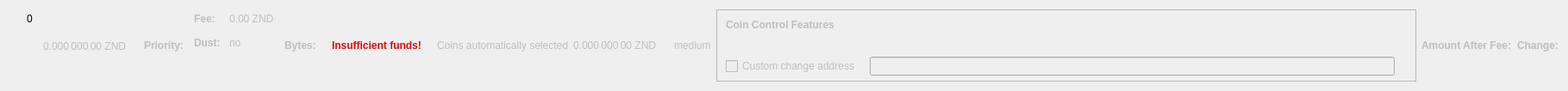
    <widget class="QWidget" name="dummyHideWidget" native="true">
     <property name="maximumSize">
      <size>
       <width>100</width>
       <height>22</height>
      </size>
     </property>
     <layout class="QHBoxLayout" name="dummyHideLayout">
      <item>
       <layout class="QFormLayout" name="formLayoutCoinControl1">
        <property name="horizontalSpacing">
         <number>10</number>
        </property>
        <property name="verticalSpacing">
         <number>14</number>
        </property>
        <property name="leftMargin">
         <number>10</number>
        </property>
        <property name="topMargin">
         <number>4</number>
        </property>
        <property name="rightMargin">
         <number>6</number>
        </property>
        <item row="0" column="1">
         <widget class="QLabel" name="labelCoinControlBytes">
          <property name="cursor">
           <cursorShape>IBeamCursor</cursorShape>
          </property>
          <property name="contextMenuPolicy">
           <enum>Qt::ActionsContextMenu</enum>
          </property>
          <property name="text">
           <string notr="true">0</string>
          </property>
          <property name="textInteractionFlags">
           <set>Qt::LinksAccessibleByMouse|Qt::TextSelectableByKeyboard|Qt::TextSelectableByMouse</set>
          </property>
         </widget>
        </item>
       </layout>
      </item>
      <item>
       <widget class="QLabel" name="labelCoinControlAfterFee">
        <property name="enabled">
         <bool>false</bool>
        </property>
        <property name="sizePolicy">
         <sizepolicy hsizetype="Fixed" vsizetype="Fixed">
          <horstretch>0</horstretch>
          <verstretch>0</verstretch>
         </sizepolicy>
        </property>
        <property name="minimumSize">
         <size>
          <width>111</width>
          <height>12</height>
         </size>
        </property>
        <property name="maximumSize">
         <size>
          <width>111</width>
          <height>12</height>
         </size>
        </property>
        <property name="cursor">
         <cursorShape>IBeamCursor</cursorShape>
        </property>
        <property name="contextMenuPolicy">
         <enum>Qt::ActionsContextMenu</enum>
        </property>
        <property name="text">
         <string notr="true">0.000 000 00 ZND</string>
        </property>
        <property name="textInteractionFlags">
         <set>Qt::LinksAccessibleByMouse|Qt::TextSelectableByKeyboard|Qt::TextSelectableByMouse</set>
        </property>
       </widget>
      </item>
      <item>
       <widget class="QLabel" name="labelCoinControlPriorityText">
        <property name="enabled">
         <bool>false</bool>
        </property>
        <property name="font">
         <font>
          <weight>75</weight>
          <bold>true</bold>
         </font>
        </property>
        <property name="text">
         <string>Priority:</string>
        </property>
       </widget>
      </item>
      <item>
       <layout class="QHBoxLayout" name="horizontalLayout"/>
      </item>
      <item>
       <layout class="QFormLayout" name="formLayoutCoinControl3">
        <property name="horizontalSpacing">
         <number>10</number>
        </property>
        <property name="verticalSpacing">
         <number>14</number>
        </property>
        <property name="leftMargin">
         <number>6</number>
        </property>
        <property name="topMargin">
         <number>4</number>
        </property>
        <property name="rightMargin">
         <number>6</number>
        </property>
        <item row="0" column="0">
         <widget class="QLabel" name="labelCoinControlFeeText">
          <property name="enabled">
           <bool>false</bool>
          </property>
          <property name="font">
           <font>
            <weight>75</weight>
            <bold>true</bold>
           </font>
          </property>
          <property name="text">
           <string>Fee:</string>
          </property>
          <property name="margin">
           <number>0</number>
          </property>
         </widget>
        </item>
        <item row="0" column="1">
         <widget class="QLabel" name="labelCoinControlFee">
          <property name="enabled">
           <bool>false</bool>
          </property>
          <property name="cursor">
           <cursorShape>IBeamCursor</cursorShape>
          </property>
          <property name="contextMenuPolicy">
           <enum>Qt::ActionsContextMenu</enum>
          </property>
          <property name="text">
           <string notr="true">0.00 ZND</string>
          </property>
          <property name="textInteractionFlags">
           <set>Qt::LinksAccessibleByMouse|Qt::TextSelectableByKeyboard|Qt::TextSelectableByMouse</set>
          </property>
         </widget>
        </item>
        <item row="1" column="0">
         <widget class="QLabel" name="labelCoinControlLowOutputText">
          <property name="enabled">
           <bool>false</bool>
          </property>
          <property name="font">
           <font>
            <weight>75</weight>
            <bold>true</bold>
           </font>
          </property>
          <property name="text">
           <string>Dust:</string>
          </property>
         </widget>
        </item>
        <item row="1" column="1">
         <widget class="QLabel" name="labelCoinControlLowOutput">
          <property name="enabled">
           <bool>false</bool>
          </property>
          <property name="cursor">
           <cursorShape>IBeamCursor</cursorShape>
          </property>
          <property name="contextMenuPolicy">
           <enum>Qt::ActionsContextMenu</enum>
          </property>
          <property name="text">
           <string>no</string>
          </property>
          <property name="textInteractionFlags">
           <set>Qt::LinksAccessibleByMouse|Qt::TextSelectableByKeyboard|Qt::TextSelectableByMouse</set>
          </property>
         </widget>
        </item>
       </layout>
      </item>
      <item>
       <widget class="QLabel" name="labelCoinControlBytesText">
        <property name="enabled">
         <bool>false</bool>
        </property>
        <property name="font">
         <font>
          <weight>75</weight>
          <bold>true</bold>
         </font>
        </property>
        <property name="text">
         <string>Bytes:</string>
        </property>
       </widget>
      </item>
      <item>
       <layout class="QFormLayout" name="formLayoutCoinControl2">
        <property name="horizontalSpacing">
         <number>10</number>
        </property>
        <property name="verticalSpacing">
         <number>14</number>
        </property>
        <property name="leftMargin">
         <number>6</number>
        </property>
        <property name="topMargin">
         <number>4</number>
        </property>
        <property name="rightMargin">
         <number>6</number>
        </property>
       </layout>
      </item>
      <item>
       <layout class="QHBoxLayout" name="horizontalLayoutCoinControl2">
        <property name="spacing">
         <number>8</number>
        </property>
        <property name="bottomMargin">
         <number>10</number>
        </property>
       </layout>
      </item>
      <item>
       <widget class="QLabel" name="labelCoinControlInsuffFunds">
        <property name="enabled">
         <bool>false</bool>
        </property>
        <property name="minimumSize">
         <size>
          <width>0</width>
          <height>0</height>
         </size>
        </property>
        <property name="font">
         <font>
          <weight>75</weight>
          <bold>true</bold>
         </font>
        </property>
        <property name="styleSheet">
         <string notr="true">color:red;font-weight:bold;</string>
        </property>
        <property name="text">
         <string>Insufficient funds!</string>
        </property>
        <property name="margin">
         <number>5</number>
        </property>
       </widget>
      </item>
      <item>
       <layout class="QFormLayout" name="formLayoutCoinControl4">
        <property name="horizontalSpacing">
         <number>10</number>
        </property>
        <property name="verticalSpacing">
         <number>14</number>
        </property>
        <property name="leftMargin">
         <number>6</number>
        </property>
        <property name="topMargin">
         <number>4</number>
        </property>
        <property name="rightMargin">
         <number>6</number>
        </property>
       </layout>
      </item>
      <item>
       <widget class="QLabel" name="labelCoinControlAutomaticallySelected">
        <property name="enabled">
         <bool>false</bool>
        </property>
        <property name="sizePolicy">
         <sizepolicy hsizetype="Fixed" vsizetype="Fixed">
          <horstretch>0</horstretch>
          <verstretch>0</verstretch>
         </sizepolicy>
        </property>
        <property name="minimumSize">
         <size>
          <width>0</width>
          <height>0</height>
         </size>
        </property>
        <property name="maximumSize">
         <size>
          <width>240</width>
          <height>16777215</height>
         </size>
        </property>
        <property name="text">
         <string>Coins automatically selected</string>
        </property>
        <property name="margin">
         <number>5</number>
        </property>
       </widget>
      </item>
      <item>
       <widget class="QLabel" name="labelCoinControlChange">
        <property name="enabled">
         <bool>false</bool>
        </property>
        <property name="sizePolicy">
         <sizepolicy hsizetype="Fixed" vsizetype="Fixed">
          <horstretch>0</horstretch>
          <verstretch>0</verstretch>
         </sizepolicy>
        </property>
        <property name="minimumSize">
         <size>
          <width>111</width>
          <height>0</height>
         </size>
        </property>
        <property name="maximumSize">
         <size>
          <width>111</width>
          <height>16777215</height>
         </size>
        </property>
        <property name="cursor">
         <cursorShape>IBeamCursor</cursorShape>
        </property>
        <property name="contextMenuPolicy">
         <enum>Qt::ActionsContextMenu</enum>
        </property>
        <property name="text">
         <string notr="true">0.000 000 00 ZND</string>
        </property>
        <property name="textInteractionFlags">
         <set>Qt::LinksAccessibleByMouse|Qt::TextSelectableByKeyboard|Qt::TextSelectableByMouse</set>
        </property>
       </widget>
      </item>
      <item>
       <widget class="QLabel" name="labelCoinControlPriority">
        <property name="enabled">
         <bool>false</bool>
        </property>
        <property name="cursor">
         <cursorShape>IBeamCursor</cursorShape>
        </property>
        <property name="contextMenuPolicy">
         <enum>Qt::ActionsContextMenu</enum>
        </property>
        <property name="text">
         <string>medium</string>
        </property>
        <property name="textInteractionFlags">
         <set>Qt::LinksAccessibleByMouse|Qt::TextSelectableByKeyboard|Qt::TextSelectableByMouse</set>
        </property>
       </widget>
      </item>
      <item>
       <widget class="QFrame" name="frameCoinControl">
        <property name="sizePolicy">
         <sizepolicy hsizetype="Expanding" vsizetype="Expanding">
          <horstretch>0</horstretch>
          <verstretch>0</verstretch>
         </sizepolicy>
        </property>
        <property name="maximumSize">
         <size>
          <width>16777215</width>
          <height>16777215</height>
         </size>
        </property>
        <property name="frameShape">
         <enum>QFrame::StyledPanel</enum>
        </property>
        <property name="frameShadow">
         <enum>QFrame::Sunken</enum>
        </property>
        <layout class="QVBoxLayout" name="verticalLayoutCoinControl2_2">
         <property name="spacing">
          <number>0</number>
         </property>
         <property name="leftMargin">
          <number>0</number>
         </property>
         <property name="topMargin">
          <number>0</number>
         </property>
         <property name="rightMargin">
          <number>0</number>
         </property>
         <property name="bottomMargin">
          <number>6</number>
         </property>
         <item>
          <layout class="QVBoxLayout" name="verticalLayoutCoinControl" stretch="0,0,0,1">
           <property name="spacing">
            <number>0</number>
           </property>
           <property name="leftMargin">
            <number>10</number>
           </property>
           <property name="topMargin">
            <number>10</number>
           </property>
           <item>
            <layout class="QHBoxLayout" name="horizontalLayoutCoinControl1">
             <property name="bottomMargin">
              <number>15</number>
             </property>
             <item>
              <widget class="QLabel" name="labelCoinControlFeatures">
               <property name="enabled">
                <bool>false</bool>
               </property>
               <property name="sizePolicy">
                <sizepolicy hsizetype="Preferred" vsizetype="Maximum">
                 <horstretch>0</horstretch>
                 <verstretch>0</verstretch>
                </sizepolicy>
               </property>
               <property name="font">
                <font>
                 <weight>75</weight>
                 <bold>true</bold>
                </font>
               </property>
               <property name="styleSheet">
                <string notr="true">font-weight:bold;</string>
               </property>
               <property name="text">
                <string>Coin Control Features</string>
               </property>
              </widget>
             </item>
            </layout>
           </item>
           <item>
            <widget class="QWidget" name="widgetCoinControl" native="true">
             <property name="sizePolicy">
              <sizepolicy hsizetype="Preferred" vsizetype="Preferred">
               <horstretch>0</horstretch>
               <verstretch>0</verstretch>
              </sizepolicy>
             </property>
             <property name="minimumSize">
              <size>
               <width>0</width>
               <height>0</height>
              </size>
             </property>
             <property name="styleSheet">
              <string notr="true"/>
             </property>
             <layout class="QHBoxLayout" name="horizontalLayoutCoinControl5_2">
              <property name="leftMargin">
               <number>0</number>
              </property>
              <property name="topMargin">
               <number>0</number>
              </property>
              <property name="rightMargin">
               <number>0</number>
              </property>
              <property name="bottomMargin">
               <number>0</number>
              </property>
              <item>
               <layout class="QHBoxLayout" name="horizontalLayoutCoinControl3">
                <property name="spacing">
                 <number>20</number>
                </property>
                <property name="topMargin">
                 <number>0</number>
                </property>
                <property name="bottomMargin">
                 <number>10</number>
                </property>
               </layout>
              </item>
             </layout>
            </widget>
           </item>
           <item>
            <layout class="QHBoxLayout" name="horizontalLayoutCoinControl4" stretch="0,0,0">
             <property name="spacing">
              <number>12</number>
             </property>
             <property name="sizeConstraint">
              <enum>QLayout::SetDefaultConstraint</enum>
             </property>
             <property name="topMargin">
              <number>5</number>
             </property>
             <property name="rightMargin">
              <number>5</number>
             </property>
             <item>
              <widget class="QCheckBox" name="checkBoxCoinControlChange">
               <property name="enabled">
                <bool>false</bool>
               </property>
               <property name="toolTip">
                <string>If this is activated, but the change address is empty or invalid, change will be sent to a newly generated address.</string>
               </property>
               <property name="text">
                <string>Custom change address</string>
               </property>
              </widget>
             </item>
             <item>
              <widget class="QValidatedLineEdit" name="lineEditCoinControlChange">
               <property name="enabled">
                <bool>false</bool>
               </property>
               <property name="sizePolicy">
                <sizepolicy hsizetype="Expanding" vsizetype="Fixed">
                 <horstretch>0</horstretch>
                 <verstretch>0</verstretch>
                </sizepolicy>
               </property>
              </widget>
             </item>
             <item>
              <widget class="QLabel" name="labelCoinControlChangeLabel_2">
               <property name="sizePolicy">
                <sizepolicy hsizetype="Preferred" vsizetype="Expanding">
                 <horstretch>0</horstretch>
                 <verstretch>0</verstretch>
                </sizepolicy>
               </property>
               <property name="minimumSize">
                <size>
                 <width>0</width>
                 <height>0</height>
                </size>
               </property>
               <property name="text">
                <string/>
               </property>
               <property name="margin">
                <number>3</number>
               </property>
              </widget>
             </item>
            </layout>
           </item>
           <item>
            <spacer name="verticalSpacerCoinControl">
             <property name="orientation">
              <enum>Qt::Vertical</enum>
             </property>
             <property name="sizeHint" stdset="0">
              <size>
               <width>800</width>
               <height>1</height>
              </size>
             </property>
            </spacer>
           </item>
          </layout>
         </item>
        </layout>
       </widget>
      </item>
      <item>
       <widget class="QLabel" name="labelCoinControlAfterFeeText">
        <property name="enabled">
         <bool>false</bool>
        </property>
        <property name="minimumSize">
         <size>
          <width>0</width>
          <height>0</height>
         </size>
        </property>
        <property name="maximumSize">
         <size>
          <width>16777215</width>
          <height>16777215</height>
         </size>
        </property>
        <property name="font">
         <font>
          <weight>75</weight>
          <bold>true</bold>
         </font>
        </property>
        <property name="text">
         <string>Amount After Fee:</string>
        </property>
        <property name="alignment">
         <set>Qt::AlignLeading|Qt::AlignLeft|Qt::AlignVCenter</set>
        </property>
        <property name="margin">
         <number>0</number>
        </property>
       </widget>
      </item>
      <item>
       <widget class="QLabel" name="labelCoinControlChangeText">
        <property name="enabled">
         <bool>false</bool>
        </property>
        <property name="sizePolicy">
         <sizepolicy hsizetype="Preferred" vsizetype="Preferred">
          <horstretch>0</horstretch>
          <verstretch>0</verstretch>
         </sizepolicy>
        </property>
        <property name="minimumSize">
         <size>
          <width>0</width>
          <height>0</height>
         </size>
        </property>
        <property name="maximumSize">
         <size>
          <width>16777215</width>
          <height>16777215</height>
         </size>
        </property>
        <property name="font">
         <font>
          <weight>75</weight>
          <bold>true</bold>
         </font>
        </property>
        <property name="text">
         <string>Change:</string>
        </property>
        <property name="alignment">
         <set>Qt::AlignLeading|Qt::AlignLeft|Qt::AlignVCenter</set>
        </property>
       </widget>
      </item>
     </layout>
    </widget>
